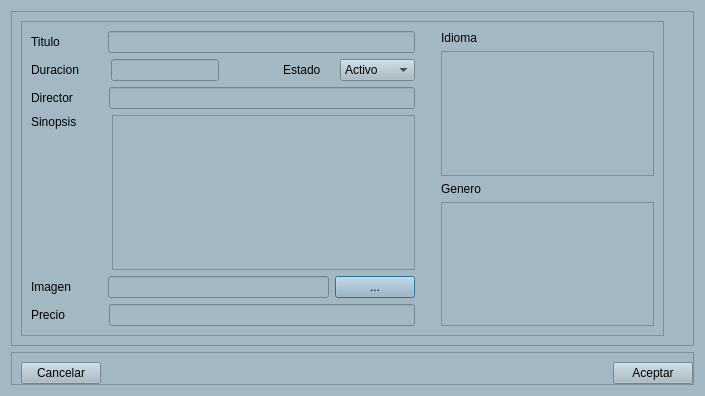
<?xml version="1.0" encoding="UTF-8"?>
<ui version="4.0">
 <class>DialogAddMovie</class>
 <widget class="QDialog" name="DialogAddMovie">
  <property name="geometry">
   <rect>
    <x>0</x>
    <y>0</y>
    <width>705</width>
    <height>396</height>
   </rect>
  </property>
  <property name="windowTitle">
   <string>Agregar Pelicula</string>
  </property>
  <property name="styleSheet">
   <string notr="true">background-color: #A4B8C4</string>
  </property>
  <layout class="QVBoxLayout" name="verticalLayout">
   <item>
    <widget class="QScrollArea" name="scrollArea">
     <property name="widgetResizable">
      <bool>true</bool>
     </property>
     <widget class="QWidget" name="scrollAreaWidgetContents">
      <property name="geometry">
       <rect>
        <x>0</x>
        <y>0</y>
        <width>685</width>
        <height>338</height>
       </rect>
      </property>
      <layout class="QHBoxLayout" name="horizontalLayout_4">
       <item>
        <layout class="QHBoxLayout" name="horizontalLayout_2">
         <item>
          <widget class="QFrame" name="frame">
           <property name="styleSheet">
            <string notr="true"/>
           </property>
           <property name="frameShape">
            <enum>QFrame::StyledPanel</enum>
           </property>
           <property name="frameShadow">
            <enum>QFrame::Raised</enum>
           </property>
           <layout class="QHBoxLayout" name="horizontalLayout_10">
            <item>
             <layout class="QVBoxLayout" name="verticalLayout_3">
              <item>
               <layout class="QHBoxLayout" name="horizontalLayout_3">
                <item>
                 <widget class="QLabel" name="label">
                  <property name="text">
                   <string>Titulo</string>
                  </property>
                 </widget>
                </item>
                <item>
                 <spacer name="horizontalSpacer_2">
                  <property name="orientation">
                   <enum>Qt::Horizontal</enum>
                  </property>
                  <property name="sizeType">
                   <enum>QSizePolicy::Fixed</enum>
                  </property>
                  <property name="sizeHint" stdset="0">
                   <size>
                    <width>42</width>
                    <height>20</height>
                   </size>
                  </property>
                 </spacer>
                </item>
                <item>
                 <widget class="QLineEdit" name="lineTitle"/>
                </item>
               </layout>
              </item>
              <item>
               <layout class="QHBoxLayout" name="horizontalLayout_5">
                <item>
                 <widget class="QLabel" name="label_2">
                  <property name="text">
                   <string>Duracion</string>
                  </property>
                 </widget>
                </item>
                <item>
                 <spacer name="horizontalSpacer_6">
                  <property name="orientation">
                   <enum>Qt::Horizontal</enum>
                  </property>
                  <property name="sizeType">
                   <enum>QSizePolicy::Fixed</enum>
                  </property>
                  <property name="sizeHint" stdset="0">
                   <size>
                    <width>26</width>
                    <height>20</height>
                   </size>
                  </property>
                 </spacer>
                </item>
                <item>
                 <widget class="QLineEdit" name="lineDuration">
                  <property name="text">
                   <string/>
                  </property>
                 </widget>
                </item>
                <item>
                 <spacer name="horizontalSpacer_4">
                  <property name="orientation">
                   <enum>Qt::Horizontal</enum>
                  </property>
                  <property name="sizeType">
                   <enum>QSizePolicy::Fixed</enum>
                  </property>
                  <property name="sizeHint" stdset="0">
                   <size>
                    <width>58</width>
                    <height>20</height>
                   </size>
                  </property>
                 </spacer>
                </item>
                <item>
                 <widget class="QLabel" name="label_5">
                  <property name="text">
                   <string>Estado</string>
                  </property>
                 </widget>
                </item>
                <item>
                 <spacer name="horizontalSpacer_5">
                  <property name="orientation">
                   <enum>Qt::Horizontal</enum>
                  </property>
                  <property name="sizeType">
                   <enum>QSizePolicy::Fixed</enum>
                  </property>
                  <property name="sizeHint" stdset="0">
                   <size>
                    <width>13</width>
                    <height>20</height>
                   </size>
                  </property>
                 </spacer>
                </item>
                <item>
                 <widget class="QComboBox" name="comboState">
                  <item>
                   <property name="text">
                    <string>Activo</string>
                   </property>
                  </item>
                  <item>
                   <property name="text">
                    <string>Inactivo</string>
                   </property>
                  </item>
                  <item>
                   <property name="text">
                    <string>Proximo</string>
                   </property>
                  </item>
                 </widget>
                </item>
               </layout>
              </item>
              <item>
               <layout class="QHBoxLayout" name="horizontalLayout_6">
                <item>
                 <widget class="QLabel" name="label_3">
                  <property name="text">
                   <string>Director</string>
                  </property>
                 </widget>
                </item>
                <item>
                 <spacer name="horizontalSpacer_3">
                  <property name="orientation">
                   <enum>Qt::Horizontal</enum>
                  </property>
                  <property name="sizeType">
                   <enum>QSizePolicy::Fixed</enum>
                  </property>
                  <property name="sizeHint" stdset="0">
                   <size>
                    <width>30</width>
                    <height>20</height>
                   </size>
                  </property>
                 </spacer>
                </item>
                <item>
                 <widget class="QLineEdit" name="lineDirector"/>
                </item>
               </layout>
              </item>
              <item>
               <layout class="QHBoxLayout" name="horizontalLayout_7">
                <item>
                 <layout class="QVBoxLayout" name="verticalLayout_2">
                  <item>
                   <widget class="QLabel" name="label_4">
                    <property name="text">
                     <string>Sinopsis</string>
                    </property>
                   </widget>
                  </item>
                  <item>
                   <spacer name="verticalSpacer">
                    <property name="orientation">
                     <enum>Qt::Vertical</enum>
                    </property>
                    <property name="sizeHint" stdset="0">
                     <size>
                      <width>20</width>
                      <height>58</height>
                     </size>
                    </property>
                   </spacer>
                  </item>
                 </layout>
                </item>
                <item>
                 <spacer name="horizontalSpacer_7">
                  <property name="orientation">
                   <enum>Qt::Horizontal</enum>
                  </property>
                  <property name="sizeType">
                   <enum>QSizePolicy::Fixed</enum>
                  </property>
                  <property name="sizeHint" stdset="0">
                   <size>
                    <width>29</width>
                    <height>20</height>
                   </size>
                  </property>
                 </spacer>
                </item>
                <item>
                 <widget class="QPlainTextEdit" name="plainSynopsis">
                  <property name="plainText">
                   <string/>
                  </property>
                 </widget>
                </item>
               </layout>
              </item>
              <item>
               <layout class="QHBoxLayout" name="horizontalLayout">
                <item>
                 <widget class="QLabel" name="label_7">
                  <property name="text">
                   <string>Imagen</string>
                  </property>
                 </widget>
                </item>
                <item>
                 <spacer name="horizontalSpacer_8">
                  <property name="orientation">
                   <enum>Qt::Horizontal</enum>
                  </property>
                  <property name="sizeType">
                   <enum>QSizePolicy::Fixed</enum>
                  </property>
                  <property name="sizeHint" stdset="0">
                   <size>
                    <width>31</width>
                    <height>20</height>
                   </size>
                  </property>
                 </spacer>
                </item>
                <item>
                 <widget class="QLineEdit" name="lineImage"/>
                </item>
                <item>
                 <widget class="QPushButton" name="pushImage">
                  <property name="text">
                   <string>...</string>
                  </property>
                 </widget>
                </item>
               </layout>
              </item>
              <item>
               <layout class="QHBoxLayout" name="horizontalLayout_8">
                <item>
                 <widget class="QLabel" name="label_6">
                  <property name="text">
                   <string>Precio</string>
                  </property>
                 </widget>
                </item>
                <item>
                 <spacer name="horizontalSpacer_9">
                  <property name="orientation">
                   <enum>Qt::Horizontal</enum>
                  </property>
                  <property name="sizeType">
                   <enum>QSizePolicy::Fixed</enum>
                  </property>
                  <property name="sizeHint" stdset="0">
                   <size>
                    <width>38</width>
                    <height>20</height>
                   </size>
                  </property>
                 </spacer>
                </item>
                <item>
                 <widget class="QLineEdit" name="lineCost">
                  <property name="text">
                   <string/>
                  </property>
                 </widget>
                </item>
               </layout>
              </item>
             </layout>
            </item>
            <item>
             <spacer name="horizontalSpacer_11">
              <property name="orientation">
               <enum>Qt::Horizontal</enum>
              </property>
              <property name="sizeType">
               <enum>QSizePolicy::Fixed</enum>
              </property>
              <property name="sizeHint" stdset="0">
               <size>
                <width>20</width>
                <height>20</height>
               </size>
              </property>
             </spacer>
            </item>
            <item>
             <layout class="QVBoxLayout" name="verticalLayout_6">
              <item>
               <layout class="QVBoxLayout" name="verticalLayout_4">
                <item>
                 <widget class="QLabel" name="label_9">
                  <property name="text">
                   <string>Idioma</string>
                  </property>
                 </widget>
                </item>
                <item>
                 <widget class="QScrollArea" name="scrollIdioma">
                  <property name="widgetResizable">
                   <bool>true</bool>
                  </property>
                  <widget class="QWidget" name="idiomas">
                   <property name="geometry">
                    <rect>
                     <x>0</x>
                     <y>0</y>
                     <width>193</width>
                     <height>122</height>
                    </rect>
                   </property>
                  </widget>
                 </widget>
                </item>
               </layout>
              </item>
              <item>
               <layout class="QVBoxLayout" name="verticalLayout_5">
                <item>
                 <widget class="QLabel" name="label_8">
                  <property name="text">
                   <string>Genero</string>
                  </property>
                 </widget>
                </item>
                <item>
                 <widget class="QScrollArea" name="scrollGenero">
                  <property name="widgetResizable">
                   <bool>true</bool>
                  </property>
                  <widget class="QWidget" name="generos">
                   <property name="geometry">
                    <rect>
                     <x>0</x>
                     <y>0</y>
                     <width>193</width>
                     <height>122</height>
                    </rect>
                   </property>
                  </widget>
                 </widget>
                </item>
               </layout>
              </item>
             </layout>
            </item>
           </layout>
          </widget>
         </item>
         <item>
          <spacer name="horizontalSpacer">
           <property name="orientation">
            <enum>Qt::Horizontal</enum>
           </property>
           <property name="sizeType">
            <enum>QSizePolicy::Fixed</enum>
           </property>
           <property name="sizeHint" stdset="0">
            <size>
             <width>20</width>
             <height>20</height>
            </size>
           </property>
          </spacer>
         </item>
        </layout>
       </item>
      </layout>
     </widget>
    </widget>
   </item>
   <item>
    <widget class="QFrame" name="frame_2">
     <property name="styleSheet">
      <string notr="true"/>
     </property>
     <property name="frameShape">
      <enum>QFrame::StyledPanel</enum>
     </property>
     <property name="frameShadow">
      <enum>QFrame::Raised</enum>
     </property>
     <layout class="QHBoxLayout" name="horizontalLayout_9">
      <property name="spacing">
       <number>0</number>
      </property>
      <property name="rightMargin">
       <number>0</number>
      </property>
      <property name="bottomMargin">
       <number>0</number>
      </property>
      <item>
       <widget class="QPushButton" name="cancelar">
        <property name="text">
         <string>Cancelar</string>
        </property>
       </widget>
      </item>
      <item>
       <spacer name="horizontalSpacer_10">
        <property name="orientation">
         <enum>Qt::Horizontal</enum>
        </property>
        <property name="sizeHint" stdset="0">
         <size>
          <width>40</width>
          <height>20</height>
         </size>
        </property>
       </spacer>
      </item>
      <item>
       <widget class="QPushButton" name="aceptar">
        <property name="text">
         <string>Aceptar</string>
        </property>
       </widget>
      </item>
     </layout>
    </widget>
   </item>
  </layout>
 </widget>
 <resources/>
 <connections/>
</ui>
